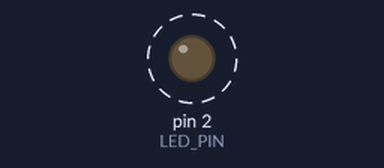
Bench run of a sketch on a simulated Arduino Uno, built with avr-gcc and run on an emulated ATmega328P. On the bench: output pins drawn as LEDs (lit = HIGH). Dashed ring = blinking. What the sketch prints to the serial monitor is not drawn.

Above: at 0.2 s.
Timing chart, 0 to 3.0 s (numbered marks = the images above):
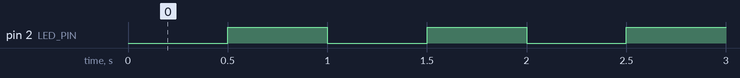

The sketch:

esp8266_blink_LED.ino
```cpp
#define LED_PIN 2      // GPIO 2 or D4 pin (built-in LED on ESP-12E module)

int  state = 0;

void setup() {
  Serial.begin(115200);   // Open Serial Port
  Serial.println("\n\n\n\n");
  pinMode( LED_PIN, OUTPUT);  // set output mode
}

void loop() {
  Serial.println( state );      // show the current value of the state variable
  digitalWrite( LED_PIN, state );   // update the output using the state variable
  state ^= 1;         // toggle the state variable
  delay(500);       // wait for 500 ms
}
```

Measured:
- by itself, pin 2 (LED_PIN): alternates HIGH for 0.50 s and LOW for 0.50 s
